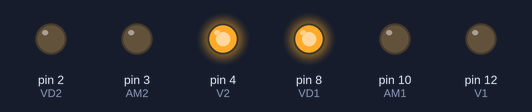
This sketch was run on a simulated Arduino Uno, built with avr-gcc and run on an emulated ATmega328P. Parts: output pins drawn as LEDs (lit = HIGH).

Above: at 1.0 s.
At 3.0 s:
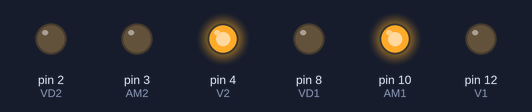
At 5.0 s:
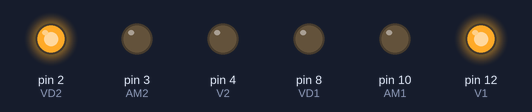
At 6.5 s:
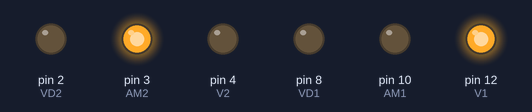
Timing chart, 0 to 9.1 s (numbered marks = the images above):
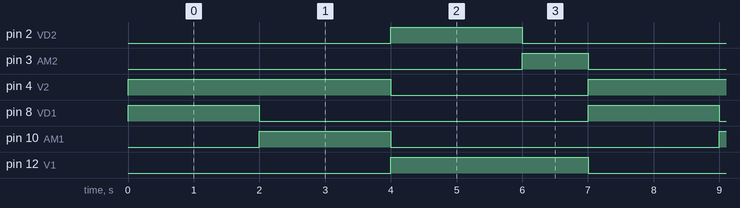

The sketch:

8.ino
```cpp
const int V1 = 12;
const int V2 = 4;
const int AM1 = 10;
const int AM2 = 3;
const int VD1 = 8;
const int VD2 = 2;

void setup()
{
  pinMode(V1, OUTPUT);
  pinMode(V2, OUTPUT);
  pinMode(AM1, OUTPUT);
  pinMode(AM2, OUTPUT);
  pinMode(VD1, OUTPUT);
  pinMode(VD2, OUTPUT);
}

void loop()
{

  // 1° Semáforo

  digitalWrite(VD1, HIGH);
  digitalWrite(V2, HIGH);
  delay(2000);

  digitalWrite(VD1, LOW);

  digitalWrite(AM1, HIGH);
  delay(2000);
  digitalWrite(AM1, LOW);

  digitalWrite(V2, LOW);

  // 2° Semáforo

  digitalWrite(VD2, HIGH);
  digitalWrite(V1, HIGH);
  delay(2000);

  digitalWrite(VD2, LOW);

  digitalWrite(AM2, HIGH);
  delay(1000);
  digitalWrite(AM2, LOW);

  digitalWrite(V1, LOW);
}
```

Measured:
- by itself, pin 2 (VD2), pin 8 (VD1), pin 10 (AM1): alternates HIGH for 2.0 s and LOW for 5.0 s
- by itself, pin 3 (AM2): alternates HIGH for 1.0 s and LOW for 6.0 s
- by itself, pin 4 (V2): alternates HIGH for 4.0 s and LOW for 3.0 s
- by itself, pin 12 (V1): alternates HIGH for 3.0 s and LOW for 4.0 s
